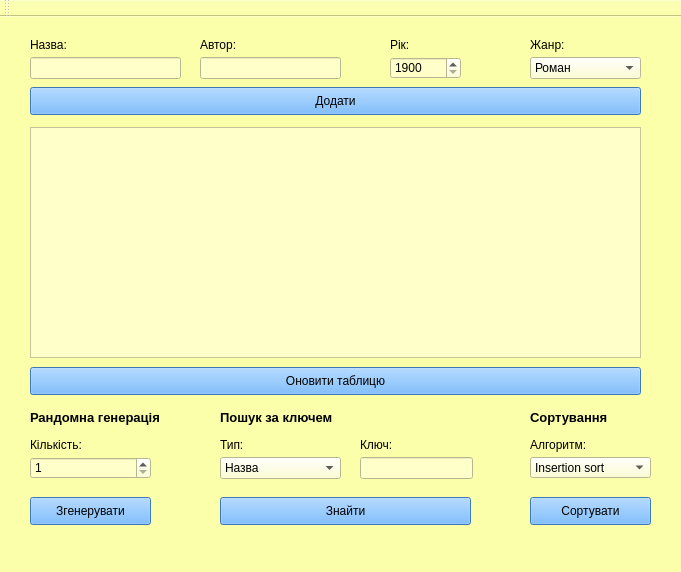
<?xml version="1.0" encoding="UTF-8"?>
<ui version="4.0">
 <class>MainWindow</class>
 <widget class="QMainWindow" name="MainWindow">
  <property name="geometry">
   <rect>
    <x>0</x>
    <y>0</y>
    <width>681</width>
    <height>572</height>
   </rect>
  </property>
  <property name="windowTitle">
   <string>MainWindow</string>
  </property>
  <property name="styleSheet">
   <string notr="true">background-color: rgb(251, 255, 170);</string>
  </property>
  <widget class="QWidget" name="centralWidget">
   <widget class="QLabel" name="label_2">
    <property name="geometry">
     <rect>
      <x>200</x>
      <y>20</y>
      <width>55</width>
      <height>16</height>
     </rect>
    </property>
    <property name="text">
     <string>Автор:</string>
    </property>
   </widget>
   <widget class="QLineEdit" name="lineEdit">
    <property name="geometry">
     <rect>
      <x>30</x>
      <y>40</y>
      <width>151</width>
      <height>22</height>
     </rect>
    </property>
    <property name="styleSheet">
     <string notr="true">background-color: rgb(255, 255, 201);</string>
    </property>
   </widget>
   <widget class="QTableWidget" name="tableWidget">
    <property name="geometry">
     <rect>
      <x>30</x>
      <y>110</y>
      <width>611</width>
      <height>231</height>
     </rect>
    </property>
    <property name="styleSheet">
     <string notr="true">background-color: rgb(255, 255, 201);</string>
    </property>
   </widget>
   <widget class="QComboBox" name="comboBox">
    <property name="geometry">
     <rect>
      <x>530</x>
      <y>40</y>
      <width>111</width>
      <height>22</height>
     </rect>
    </property>
    <property name="styleSheet">
     <string notr="true">background-color: rgb(255, 255, 201);</string>
    </property>
    <item>
     <property name="text">
      <string>Роман</string>
     </property>
    </item>
    <item>
     <property name="text">
      <string>Трагедія</string>
     </property>
    </item>
    <item>
     <property name="text">
      <string>Новела</string>
     </property>
    </item>
    <item>
     <property name="text">
      <string>Повість</string>
     </property>
    </item>
    <item>
     <property name="text">
      <string>Драма</string>
     </property>
    </item>
    <item>
     <property name="text">
      <string>Комедія</string>
     </property>
    </item>
   </widget>
   <widget class="QLabel" name="label_6">
    <property name="geometry">
     <rect>
      <x>30</x>
      <y>420</y>
      <width>61</width>
      <height>16</height>
     </rect>
    </property>
    <property name="text">
     <string>Кількість:</string>
    </property>
   </widget>
   <widget class="QLabel" name="label_3">
    <property name="geometry">
     <rect>
      <x>390</x>
      <y>20</y>
      <width>55</width>
      <height>16</height>
     </rect>
    </property>
    <property name="text">
     <string>Рік:</string>
    </property>
   </widget>
   <widget class="QSpinBox" name="spinBox">
    <property name="geometry">
     <rect>
      <x>390</x>
      <y>40</y>
      <width>71</width>
      <height>22</height>
     </rect>
    </property>
    <property name="styleSheet">
     <string notr="true">background-color: rgb(255, 255, 201);</string>
    </property>
    <property name="minimum">
     <number>1900</number>
    </property>
    <property name="maximum">
     <number>2019</number>
    </property>
   </widget>
   <widget class="QLabel" name="label_8">
    <property name="geometry">
     <rect>
      <x>220</x>
      <y>420</y>
      <width>61</width>
      <height>16</height>
     </rect>
    </property>
    <property name="text">
     <string>Тип:</string>
    </property>
   </widget>
   <widget class="QLabel" name="label_5">
    <property name="geometry">
     <rect>
      <x>30</x>
      <y>390</y>
      <width>191</width>
      <height>21</height>
     </rect>
    </property>
    <property name="font">
     <font>
      <pointsize>10</pointsize>
      <weight>75</weight>
      <bold>true</bold>
     </font>
    </property>
    <property name="text">
     <string>Рандомна генерація</string>
    </property>
   </widget>
   <widget class="QComboBox" name="comboBox_3">
    <property name="geometry">
     <rect>
      <x>530</x>
      <y>440</y>
      <width>121</width>
      <height>21</height>
     </rect>
    </property>
    <property name="styleSheet">
     <string notr="true">background-color: rgb(255, 255, 201);</string>
    </property>
    <item>
     <property name="text">
      <string>Insertion sort</string>
     </property>
    </item>
    <item>
     <property name="text">
      <string>Quicksort</string>
     </property>
    </item>
    <item>
     <property name="text">
      <string>Merge sort</string>
     </property>
    </item>
    <item>
     <property name="text">
      <string>Counting sort</string>
     </property>
    </item>
   </widget>
   <widget class="QLabel" name="label_4">
    <property name="geometry">
     <rect>
      <x>530</x>
      <y>20</y>
      <width>55</width>
      <height>16</height>
     </rect>
    </property>
    <property name="text">
     <string>Жанр:</string>
    </property>
   </widget>
   <widget class="QLabel" name="label">
    <property name="geometry">
     <rect>
      <x>30</x>
      <y>20</y>
      <width>55</width>
      <height>16</height>
     </rect>
    </property>
    <property name="text">
     <string>Назва:</string>
    </property>
   </widget>
   <widget class="QPushButton" name="pushButton_4">
    <property name="geometry">
     <rect>
      <x>220</x>
      <y>480</y>
      <width>251</width>
      <height>28</height>
     </rect>
    </property>
    <property name="styleSheet">
     <string notr="true">background-color: rgb(85, 170, 255);</string>
    </property>
    <property name="text">
     <string>Знайти</string>
    </property>
   </widget>
   <widget class="QComboBox" name="comboBox_2">
    <property name="geometry">
     <rect>
      <x>220</x>
      <y>440</y>
      <width>121</width>
      <height>22</height>
     </rect>
    </property>
    <property name="styleSheet">
     <string notr="true">background-color: rgb(255, 255, 201);</string>
    </property>
    <item>
     <property name="text">
      <string>Назва</string>
     </property>
    </item>
    <item>
     <property name="text">
      <string>Автор</string>
     </property>
    </item>
    <item>
     <property name="text">
      <string>Рік</string>
     </property>
    </item>
    <item>
     <property name="text">
      <string>Жанр</string>
     </property>
    </item>
   </widget>
   <widget class="QPushButton" name="pushButton">
    <property name="geometry">
     <rect>
      <x>30</x>
      <y>70</y>
      <width>611</width>
      <height>28</height>
     </rect>
    </property>
    <property name="styleSheet">
     <string notr="true">background-color: rgb(85, 170, 255);</string>
    </property>
    <property name="text">
     <string>Додати</string>
    </property>
   </widget>
   <widget class="QLabel" name="label_7">
    <property name="geometry">
     <rect>
      <x>220</x>
      <y>390</y>
      <width>191</width>
      <height>21</height>
     </rect>
    </property>
    <property name="font">
     <font>
      <pointsize>10</pointsize>
      <weight>75</weight>
      <bold>true</bold>
     </font>
    </property>
    <property name="text">
     <string>Пошук за ключем</string>
    </property>
   </widget>
   <widget class="QLineEdit" name="lineEdit_3">
    <property name="geometry">
     <rect>
      <x>360</x>
      <y>440</y>
      <width>113</width>
      <height>22</height>
     </rect>
    </property>
    <property name="styleSheet">
     <string notr="true">background-color: rgb(255, 255, 201);</string>
    </property>
   </widget>
   <widget class="QSpinBox" name="spinBox_2">
    <property name="geometry">
     <rect>
      <x>30</x>
      <y>440</y>
      <width>121</width>
      <height>22</height>
     </rect>
    </property>
    <property name="styleSheet">
     <string notr="true">background-color: rgb(255, 255, 201);</string>
    </property>
    <property name="minimum">
     <number>1</number>
    </property>
   </widget>
   <widget class="QLabel" name="label_10">
    <property name="geometry">
     <rect>
      <x>530</x>
      <y>390</y>
      <width>191</width>
      <height>21</height>
     </rect>
    </property>
    <property name="font">
     <font>
      <pointsize>10</pointsize>
      <weight>75</weight>
      <bold>true</bold>
     </font>
    </property>
    <property name="text">
     <string>Сортування</string>
    </property>
   </widget>
   <widget class="QPushButton" name="pushButton_2">
    <property name="geometry">
     <rect>
      <x>30</x>
      <y>350</y>
      <width>611</width>
      <height>28</height>
     </rect>
    </property>
    <property name="styleSheet">
     <string notr="true">background-color: rgb(85, 170, 255);</string>
    </property>
    <property name="text">
     <string>Оновити таблицю</string>
    </property>
   </widget>
   <widget class="QLabel" name="label_11">
    <property name="geometry">
     <rect>
      <x>530</x>
      <y>420</y>
      <width>61</width>
      <height>16</height>
     </rect>
    </property>
    <property name="text">
     <string>Алгоритм:</string>
    </property>
   </widget>
   <widget class="QPushButton" name="pushButton_5">
    <property name="geometry">
     <rect>
      <x>530</x>
      <y>480</y>
      <width>121</width>
      <height>28</height>
     </rect>
    </property>
    <property name="styleSheet">
     <string notr="true">background-color: rgb(85, 170, 255);</string>
    </property>
    <property name="text">
     <string>Сортувати</string>
    </property>
   </widget>
   <widget class="QLineEdit" name="lineEdit_2">
    <property name="geometry">
     <rect>
      <x>200</x>
      <y>40</y>
      <width>141</width>
      <height>22</height>
     </rect>
    </property>
    <property name="styleSheet">
     <string notr="true">background-color: rgb(255, 255, 201);</string>
    </property>
   </widget>
   <widget class="QPushButton" name="pushButton_3">
    <property name="geometry">
     <rect>
      <x>30</x>
      <y>480</y>
      <width>121</width>
      <height>28</height>
     </rect>
    </property>
    <property name="styleSheet">
     <string notr="true">background-color: rgb(85, 170, 255);</string>
    </property>
    <property name="text">
     <string>Згенерувати</string>
    </property>
   </widget>
   <widget class="QLabel" name="label_9">
    <property name="geometry">
     <rect>
      <x>360</x>
      <y>420</y>
      <width>61</width>
      <height>16</height>
     </rect>
    </property>
    <property name="text">
     <string>Ключ:</string>
    </property>
   </widget>
  </widget>
  <widget class="QMenuBar" name="menuBar">
   <property name="geometry">
    <rect>
     <x>0</x>
     <y>0</y>
     <width>681</width>
     <height>21</height>
    </rect>
   </property>
  </widget>
  <widget class="QToolBar" name="mainToolBar">
   <attribute name="toolBarArea">
    <enum>TopToolBarArea</enum>
   </attribute>
   <attribute name="toolBarBreak">
    <bool>false</bool>
   </attribute>
  </widget>
  <widget class="QStatusBar" name="statusBar"/>
 </widget>
 <layoutdefault spacing="6" margin="11"/>
 <resources/>
 <connections/>
</ui>
